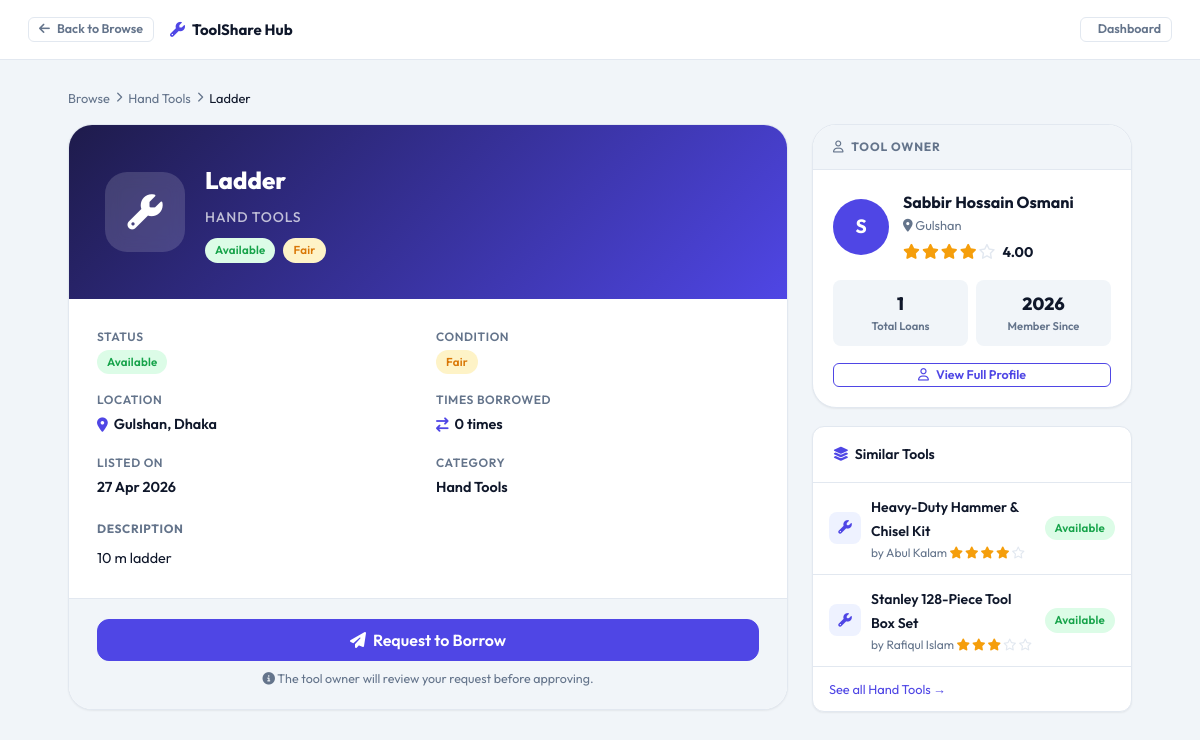
Page /tool_details.php?id=31 (signed in) on the committed database.
### tables this page shows
CREATE TABLE `tool` (
  `tool_id` int(11) NOT NULL AUTO_INCREMENT,
  `owner_id` int(11) NOT NULL,
  `category_id` int(11) NOT NULL,
  `name` varchar(200) NOT NULL,
  `condition` enum('New','Good','Fair','Needs Inspection') DEFAULT 'Good',
  `status` enum('Available','On Loan','Needs Inspection','Lost') DEFAULT 'Available',
  `description` text DEFAULT NULL,
  `created_at` datetime DEFAULT current_timestamp(),
  PRIMARY KEY (`tool_id`),
  CONSTRAINT `tool_ibfk_1` FOREIGN KEY (`owner_id`) REFERENCES `member` (`member_id`),
  CONSTRAINT `tool_ibfk_2` FOREIGN KEY (`category_id`) REFERENCES `category` (`category_id`)
);

CREATE TABLE `category` (
  `category_id` int(11) NOT NULL AUTO_INCREMENT,
  `name` varchar(100) NOT NULL,
  `description` text DEFAULT NULL,
  PRIMARY KEY (`category_id`),
  UNIQUE KEY `name` (`name`)
);

CREATE TABLE `area` (
  `area_id` int(11) NOT NULL AUTO_INCREMENT,
  `area_name` varchar(100) NOT NULL,
  `district` varchar(100) NOT NULL,
  PRIMARY KEY (`area_id`)
);

CREATE TABLE `member` (
  `member_id` int(11) NOT NULL AUTO_INCREMENT,
  `name` varchar(150) NOT NULL,
  `email` varchar(150) NOT NULL,
  `phone` varchar(20) DEFAULT NULL,
  `password` varchar(255) NOT NULL,
  `area_id` int(11) NOT NULL,
  `avg_rating` decimal(3,2) DEFAULT 0.00,
  `total_loans` int(11) DEFAULT 0,
  `is_banned` tinyint(1) NOT NULL DEFAULT 0,
  `profile_bio` text DEFAULT NULL,
  `role` enum('Admin','Member') DEFAULT 'Member',
  `created_at` datetime DEFAULT current_timestamp(),
  PRIMARY KEY (`member_id`),
  UNIQUE KEY `email` (`email`),
  CONSTRAINT `member_ibfk_1` FOREIGN KEY (`area_id`) REFERENCES `area` (`area_id`)
);

### tool_details.php (the view, shortened to what this page needs)
<?php
require_once 'db.php';
$uid     = (int)$_SESSION['member_id'];
$tool_id = (int)($_GET['id'] ?? 0);
$tool = fetchOne("
    SELECT t.*,
           c.name AS cat_name,
           m.name AS owner_name, m.member_id AS owner_id,
           m.avg_rating AS owner_rating, m.total_loans AS owner_loans,
           m.created_at AS owner_since, m.profile_bio AS owner_bio,
           m.is_banned AS owner_banned,
           a.area_name, a.district
    FROM Tool t
    JOIN Category c ON t.category_id=c.category_id
    JOIN Member m   ON t.owner_id=m.member_id
    JOIN Area a     ON m.area_id=a.area_id
    WHERE t.tool_id=$tool_id
");
$is_owner = ($uid === (int)$tool['owner_id']);
$my_pending = fetchOne("
    SELECT req_id FROM Borrow_Request
    WHERE tool_id=$tool_id AND requester_id=$uid AND status='Pending'
");
$my_active_loan = fetchOne("
    SELECT loan_id FROM Loan_Record
    WHERE tool_id=$tool_id AND borrower_id=$uid AND status='Active'
");
$loan_history = fetchAll("
    SELECT lr.*,
           borrower.name  AS borrower_name,
           borrower.member_id AS borrower_mid,
           rl.actual_return_date,
           rl.condition_on_return,
           DATEDIFF(CURDATE(), lr.expected_return) AS days_overdue
    FROM Loan_Record lr
    JOIN Member borrower ON lr.borrower_id=borrower.member_id
    LEFT JOIN Return_Log rl ON rl.loan_id=lr.loan_id
    WHERE lr.tool_id=$tool_id
    ORDER BY lr.loan_date DESC
    LIMIT 15
");
$similar_tools = fetchAll("
    SELECT t.*, m.name AS owner_name, m.avg_rating AS owner_rating
    FROM Tool t
    JOIN Member m ON t.owner_id=m.member_id
    JOIN Area a ON m.area_id=a.area_id
    WHERE t.category_id={$tool['category_id']}
      AND t.tool_id != $tool_id
      AND t.status='Available'
    ORDER BY m.avg_rating DESC
    LIMIT 4
");
$can_request = (
    $tool['status'] === 'Available'
    && !$is_owner
    && !$my_pending
    && !$my_active_loan
    && !$tool['owner_banned']
);
?>
<!DOCTYPE html>
<html lang="en">
<head>
    <link rel="stylesheet" href="assets/style.css">
    <link rel="stylesheet" href="https://cdnjs.cloudflare.com/ajax/libs/font-awesome/6.5.0/css/all.min.css">
</head>
<body style="background:var(--bg);">
<nav style="background:var(--card);border-bottom:1px solid var(--border);padding:0 28px;height:60px;display:flex;align-items:center;gap:16px;position:sticky;top:0;z-index:100;">
    <a href="user_dashboard.php?section=browse" class="btn btn-ghost btn-sm">
        <i class="fa-solid fa-arrow-left"></i> Back to Browse
    </a>
    <span style="font-weight:700;display:flex;align-items:center;gap:7px;">
        <i class="fa-solid fa-wrench" style="color:var(--primary);"></i> ToolShare Hub
    </span>
    <div style="margin-left:auto;display:flex;gap:8px;">
        <a href="user_dashboard.php" class="btn btn-ghost btn-sm">
            <i class="fa-solid fa-grid-2"></i> Dashboard
        </a>
    </div>
</nav>
<div style="padding:28px;max-width:1120px;margin:0 auto;" class="fade-in">
    <div style="font-size:.8rem;color:var(--text-muted);margin-bottom:16px;display:flex;align-items:center;gap:6px;">
        <a href="user_dashboard.php?section=browse" style="color:var(--text-muted);">Browse</a>
        <i class="fa-solid fa-chevron-right" style="font-size:.65rem;"></i>
        <span style="color:var(--text-muted);"><?= htmlspecialchars($tool['cat_name']) ?></span>
        <i class="fa-solid fa-chevron-right" style="font-size:.65rem;"></i>
        <span style="color:var(--text);"><?= htmlspecialchars($tool['name']) ?></span>
    </div>
    <div class="details-layout">
        <div>
            <div class="tool-hero" style="margin-bottom:20px;">
                <div class="tool-hero-top">
                    <div class="tool-big-icon">
                        <i class="<?= categoryIcon($tool['cat_name']) ?>"></i>
                    </div>
                    <div>
                        <div class="tool-hero-title"><?= htmlspecialchars($tool['name']) ?></div>
                        <div class="tool-hero-cat"><?= htmlspecialchars($tool['cat_name']) ?></div>
                        <div style="display:flex;gap:8px;margin-top:10px;">
                            <?= badge($tool['status']) ?>
                            <?= badge($tool['condition']) ?>
                        </div>
                    </div>
                </div>
                <div class="tool-hero-body">
                    <div class="detail-grid">
                        <div class="detail-item">
                            <div class="di-label">Status</div>
                            <div class="di-val"><?= badge($tool['status']) ?></div>
                        </div>
                        <div class="detail-item">
                            <div class="di-label">Condition</div>
                            <div class="di-val"><?= badge($tool['condition']) ?></div>
                        </div>
                        <div class="detail-item">
                            <div class="di-label">Location</div>
                            <div class="di-val">
                                <i class="fa-solid fa-location-dot" style="color:var(--primary);"></i>
                                <?= htmlspecialchars($tool['area_name']) ?>, <?= htmlspecialchars($tool['district']) ?>
                            </div>
                        </div>
                        <div class="detail-item">
                            <div class="di-label">Times Borrowed</div>
                            <div class="di-val">
                                <i class="fa-solid fa-arrow-right-arrow-left" style="color:var(--primary);"></i>
                                <?= count($loan_history) ?> time<?= count($loan_history)!=1?'s':'' ?>
                            </div>
                        </div>
                        <div class="detail-item">
                            <div class="di-label">Listed On</div>
                            <div class="di-val"><?= date('d M Y', strtotime($tool['created_at'])) ?></div>
                        </div>
                        <div class="detail-item">
                            <div class="di-label">Category</div>
                            <div class="di-val"><?= htmlspecialchars($tool['cat_name']) ?></div>
                        </div>
                    </div>
                    <?php if ($tool['description']): ?>
                    <div style="margin-bottom:0;">
                        <div style="font-size:.75rem;color:var(--text-muted);font-weight:700;text-transform:uppercase;letter-spacing:.05em;margin-bottom:8px;">Description</div>
                        <div style="font-size:.9rem;line-height:1.7;color:var(--text);">
                            <?= nl2br(htmlspecialchars($tool['description'])) ?>
                        </div>
                    </div>
                    <?php endif; ?>
                </div>
                <div class="request-btn-area">
                    <?php if ($is_owner): ?>
                    <div style="display:flex;align-items:center;gap:10px;flex-wrap:wrap;">
                        <span class="badge badge-primary"><i class="fa-solid fa-toolbox"></i> Your Tool</span>
                        <a href="user_dashboard.php?section=my_tools" class="btn btn-ghost btn-sm">Manage in Dashboard →</a>
                    </div>
                    <?php elseif ($can_request): ?>
                    <button class="btn btn-primary btn-lg btn-full"
                        onclick="openRequestModal(<?= $tool['tool_id'] ?>, '<?= htmlspecialchars($tool['name'],ENT_QUOTES) ?>')">
                        <i class="fa-solid fa-paper-plane"></i> Request to Borrow
                    </button>
                    <div style="text-align:center;font-size:.78rem;color:var(--text-muted);margin-top:8px;">
                        <i class="fa-solid fa-info-circle"></i>
                        The tool owner will review your request before approving.
                    </div>
                    <?php elseif ($tool['owner_banned']): ?>
                    <span class="badge badge-danger">Owner account suspended</span>
                    <?php endif; ?>
                </div>
            </div>
        </div>
        <div>
            <div class="owner-card" style="margin-bottom:18px;">
                <div class="owner-card-header">
                    <i class="fa-regular fa-user" style="margin-right:4px;"></i> Tool Owner
                </div>
                <div class="owner-card-body">
                    <div style="display:flex;align-items:center;gap:14px;margin-bottom:16px;">
                        <div class="avatar lg">
                            <?= strtoupper(substr($tool['owner_name'],0,1)) ?>
                        </div>
                        <div>
                            <div style="font-weight:700;font-size:1rem;"><?= htmlspecialchars($tool['owner_name']) ?></div>
                            <div style="font-size:.8rem;color:var(--text-muted);margin-bottom:4px;">
                                <i class="fa-solid fa-location-dot"></i> <?= htmlspecialchars($tool['area_name']) ?>
                            </div>
                            <?= stars($tool['owner_rating']) ?>
                            <span style="font-weight:700;font-size:.875rem;margin-left:4px;">
                                <?= number_format($tool['owner_rating'],2) ?>
                            </span>
                        </div>
                    </div>
                    <div style="display:grid;grid-template-columns:1fr 1fr;gap:8px;margin-bottom:16px;">
                        <div style="background:var(--bg);border-radius:8px;padding:10px;text-align:center;">
                            <div style="font-size:1.1rem;font-weight:800;color:var(--text);"><?= $tool['owner_loans'] ?></div>
                            <div style="font-size:.7rem;color:var(--text-muted);font-weight:600;">Total Loans</div>
                        </div>
                        <div style="background:var(--bg);border-radius:8px;padding:10px;text-align:center;">
                            <div style="font-size:1.1rem;font-weight:800;color:var(--text);"><?= date('Y', strtotime($tool['owner_since'])) ?></div>
                            <div style="font-size:.7rem;color:var(--text-muted);font-weight:600;">Member Since</div>
                        </div>
                    </div>
                    <a href="profile.php?id=<?= $tool['owner_id'] ?>" class="btn btn-outline btn-sm btn-full">
                        <i class="fa-regular fa-user"></i> View Full Profile
                    </a>
                </div>
            </div>
            <?php if ($similar_tools): ?>
            <div class="card">
                <div class="card-header" style="font-size:.875rem;">
                    <span><i class="fa-solid fa-layer-group" style="color:var(--primary);margin-right:6px;"></i>Similar Tools</span>
                </div>
                <?php foreach($similar_tools as $st): ?>
                <div style="padding:12px 16px;border-bottom:1px solid var(--border);display:flex;align-items:center;gap:10px;">
                    <div class="td-icon"><i class="<?= categoryIcon($tool['cat_name']) ?>"></i></div>
                    <div style="flex:1;">
                        <a href="tool_details.php?id=<?= $st['tool_id'] ?>"
                           style="font-weight:600;font-size:.875rem;color:var(--text);">
                            <?= htmlspecialchars($st['name']) ?>
                        </a>
                        <div style="font-size:.75rem;color:var(--text-muted);">
                            by <?= htmlspecialchars($st['owner_name']) ?>
                            <?= stars($st['owner_rating']) ?>
                        </div>
                    </div>
                    <?= badge($st['status']) ?>
                </div>
                <?php endforeach; ?>
                <div style="padding:10px 16px;">
                    <a href="user_dashboard.php?section=browse&cat=<?= $tool['category_id'] ?>"
                       style="font-size:.8rem;color:var(--primary);">
                        See all <?= htmlspecialchars($tool['cat_name']) ?> →
                    </a>
                </div>
            </div>
            <?php endif; ?>
        </div>
    </div>
</div>
</body>
</html>

### db.php (shortened to what this page needs)
<?php
$conn = mysqli_connect(DB_HOST, DB_USER, DB_PASS, DB_NAME);
mysqli_set_charset($conn, 'utf8mb4');
function q($sql)
{
    global $conn;
    $r = mysqli_query($conn, $sql);
    return $r;
}
function fetchAll($sql)
{
    $result = q($sql);
    $rows = [];
    while ($row = mysqli_fetch_assoc($result)) $rows[] = $row;
    return $rows;
}
function fetchOne($sql)
{
    $result = q($sql);
    return mysqli_fetch_assoc($result);
}
function categoryIcon($name)
{
    $map = [
        'Power Tools'        => 'fa-solid fa-plug-circle-bolt',
        'Hand Tools'         => 'fa-solid fa-wrench',
        'Garden Tools'       => 'fa-solid fa-seedling',
        'Kitchen Appliances' => 'fa-solid fa-blender',
        'Cleaning Equipment' => 'fa-solid fa-broom',
        'Electrical'         => 'fa-solid fa-bolt',
        'Plumbing'           => 'fa-solid fa-faucet-drip',
        'Painting'           => 'fa-solid fa-paint-brush',
        'Automotive'         => 'fa-solid fa-car-side',
        'Outdoor & Camping'  => 'fa-solid fa-tent',
    ];
    return $map[$name] ?? 'fa-solid fa-toolbox';
}
function badge($status)
{
    $map = [
        'Available'        => 'badge-success',
        'On Loan'          => 'badge-primary',
        'Needs Inspection' => 'badge-warning',
        'Lost'             => 'badge-danger',
        'Active'           => 'badge-info',
        'Returned'         => 'badge-success',
        'Overdue'          => 'badge-danger',
        'Pending'          => 'badge-warning',
        'Approved'         => 'badge-success',
        'Rejected'         => 'badge-danger',
        'Cancelled'        => 'badge-muted',
        'New'              => 'badge-info',
        'Good'             => 'badge-success',
        'Fair'             => 'badge-warning',
        'Damaged'          => 'badge-danger',
        'Minor'            => 'badge-warning',
        'Moderate'         => 'badge-orange',
        'Severe'           => 'badge-danger',
    ];
    $cls = $map[$status] ?? 'badge-muted';
    return "<span class='badge {$cls}'>" . htmlspecialchars($status) . "</span>";
}
function stars($rating, $count = null)
{
    $full = (int)round($rating);
    $html = '<span class="star-row">';
    for ($i = 1; $i <= 5; $i++) {
        $html .= $i <= $full ? '<i class="fa-solid fa-star star-on"></i>' : '<i class="fa-regular fa-star star-off"></i>';
    }
    $html .= '</span>';
    return $html;
}

### rows in the picture
tool: category.name "Hand Tools", name "Ladder", category.name "HAND TOOLS", status "Available Fair Available Fair", area.area_name "Gulshan", area.district "Dhaka", created_at "27 Apr 2026", description "10 m ladder", owner.name "S", owner.name "Sabbir Hossain Osmani", owner.avg_rating "4.00", owner.total_loans "1", owner.created_at "2026"
tool: name "Heavy-Duty Hammer & Chisel Kit", owner.name "Abul Kalam", status "Available"
tool: name "Stanley 128-Piece Tool Box Set", owner.name "Rafiqul Islam", status "Available"

### other values in the picture
count($loan_history) "0"
